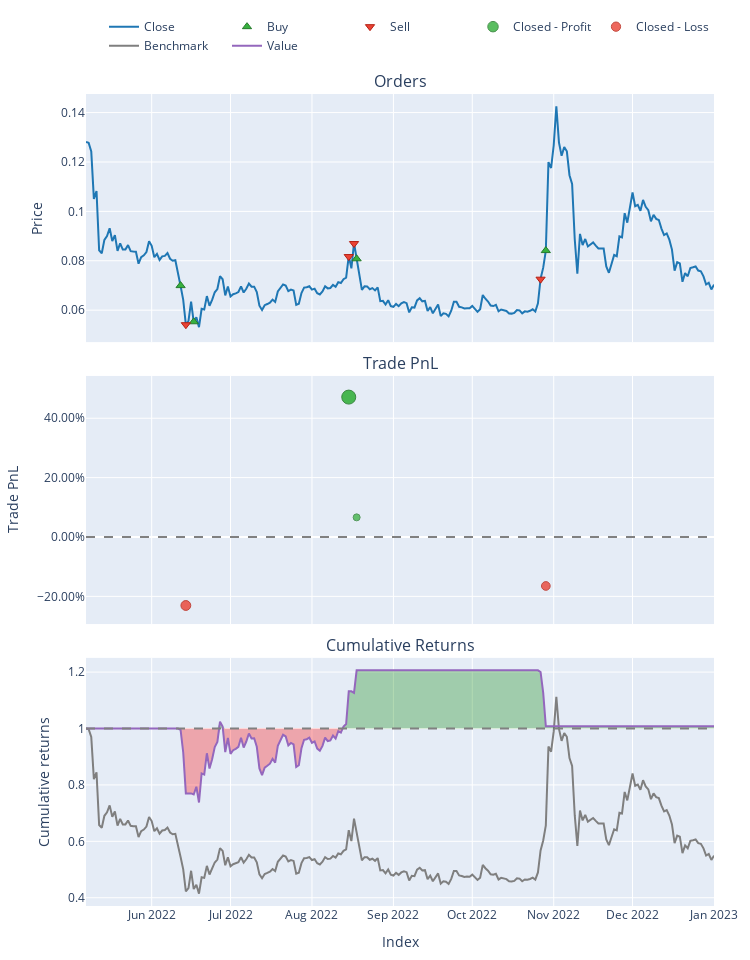

Notebook code cell kept with this figure:
### Code cell
port.plot().show()

### Figure 1 — Plotly figure (JSON) as saved in the notebook; plotly's stock layout.template omitted (floating-point values rounded to 4 significant figures; data arrays with more than 128 entries replaced by an {"elided": "..."} marker saying what was removed)
{"data": [{"legendgroup": "0", "line": {"color": "#1f77b4"}, "name": "Close", "showlegend": true, "type": "scatter", "uid": "1f4cba29-863b-4533-bccf-6239a3891d95", "x": {"elided": "241 str values"}, "xaxis": "x", "y": {"elided": "241 float values"}, "yaxis": "y"}, {"customdata": [[0, 142600.0, 24.94], [2, 138900.0, 19.2], [5, 129800.0, 26.22], [7, 165900.0, 34.88]], "hovertemplate": "Order Id: %{customdata[0]}<br>Timestamp: %{x}<br>Price: %{y}<br>Size: %{customdata[1]:.6f}<br>Fees: %{customdata[2]:.6f}", "legendgroup": "1", "marker": {"color": "#37B13F", "line": {"color": "rgb(38,123,44)", "width": 1}, "size": 8, "symbol": "triangle-up"}, "mode": "markers", "name": "Buy", "type": "scatter", "uid": "60caebf2-8540-49b7-85bd-f8a4cd44c6cb", "x": ["2022-06-12T00:00:00", "2022-06-17T00:00:00", "2022-08-18T00:00:00", "2022-10-29T00:00:00"], "xaxis": "x", "y": [0.06994, 0.0553, 0.0808, 0.08412], "yaxis": "y"}, {"customdata": [[1, 142600.0, 19.29], [3, 138900.0, 28.36], [4, 129800.0, 28.22], [6, 165900.0, 30.08]], "hovertemplate": "Order Id: %{customdata[0]}<br>Timestamp: %{x}<br>Price: %{y}<br>Size: %{customdata[1]:.6f}<br>Fees: %{customdata[2]:.6f}", "legendgroup": "2", "marker": {"color": "#EA4335", "line": {"color": "rgb(181,31,18)", "width": 1}, "size": 8, "symbol": "triangle-down"}, "mode": "markers", "name": "Sell", "type": "scatter", "uid": "8913fe69-9f7d-4ebf-96e0-207ae006af69", "x": ["2022-06-14T00:00:00", "2022-08-15T00:00:00", "2022-08-17T00:00:00", "2022-10-27T00:00:00"], "xaxis": "x", "y": [0.05412, 0.0817, 0.08697, 0.07255], "yaxis": "y"}, {"customdata": [[1, 1, 3618.0, 0.4712], [2, 2, 746.7, 0.06614]], "hovertemplate": "Exit Trade Id: %{customdata[0]}<br>Position Id: %{customdata[1]}<br>Exit Timestamp: %{x}<br>PnL: %{customdata[2]:.6f}<br>Return: %{customdata[3]:.2%}", "legendgroup": "3", "marker": {"color": "#37B13F", "line": {"color": "rgb(38,123,44)", "width": 1}, "opacity": [0.9, 0.75], "size": [14, 7], "symbol": "circle"}, "mode": "markers", "name": "Closed - Profit", "type": "scatter", "uid": "026e96e7-4192-4d7c-be80-6815ed6bb047", "x": ["2022-08-15T00:00:00", "2022-08-18T00:00:00"], "xaxis": "x2", "y": [0.4712, 0.06614], "yaxis": "y2"}, {"customdata": [[0, 0, -2301.0, -0.2307], [3, 3, -1985.0, -0.165]], "hovertemplate": "Exit Trade Id: %{customdata[0]}<br>Position Id: %{customdata[1]}<br>Exit Timestamp: %{x}<br>PnL: %{customdata[2]:.6f}<br>Return: %{customdata[3]:.2%}", "legendgroup": "4", "marker": {"color": "#EA4335", "line": {"color": "rgb(181,31,18)", "width": 1}, "opacity": [0.8109, 0.7866], "size": [9.844, 8.708], "symbol": "circle"}, "mode": "markers", "name": "Closed - Loss", "type": "scatter", "uid": "a012bf87-0c1c-4d83-b0cd-059d3dba2d10", "x": ["2022-06-14T00:00:00", "2022-10-29T00:00:00"], "xaxis": "x2", "y": [-0.2307, -0.165], "yaxis": "y2"}, {"legendgroup": "5", "line": {"color": "#7f7f7f"}, "name": "Benchmark", "showlegend": true, "type": "scatter", "uid": "1e0ac195-deeb-4b0a-8780-fca12733b35d", "x": {"elided": "241 str values"}, "xaxis": "x3", "y": {"elided": "241 float values"}, "yaxis": "y3"}, {"hoverinfo": "skip", "legendgroup": "6", "line": {"color": "rgba(0, 0, 0, 0)", "width": 0}, "opacity": 0, "showlegend": false, "type": "scatter", "uid": "6e51193a-8aeb-45e6-94d5-1cb1caf08042", "x": {"elided": "241 str values"}, "xaxis": "x3", "y": {"elided": "241 int values"}, "yaxis": "y3"}, {"connectgaps": false, "fill": "tonexty", "fillcolor": "rgba(0, 128, 0, 0.3)", "hoverinfo": "skip", "legendgroup": "6", "line": {"color": "rgba(0, 0, 0, 0)", "width": 0}, "opacity": 0, "showlegend": false, "type": "scatter", "uid": "85a0f9cb-b34a-4c78-9f66-994153ac17bc", "x": {"elided": "241 str values"}, "xaxis": "x3", "y": {"elided": "241 float values"}, "yaxis": "y3"}, {"hoverinfo": "skip", "legendgroup": "6", "line": {"color": "rgba(0, 0, 0, 0)", "width": 0}, "opacity": 0, "showlegend": false, "type": "scatter", "uid": "087b2f1a-c284-4ac9-852d-1130721f9ae3", "x": {"elided": "241 str values"}, "xaxis": "x3", "y": {"elided": "241 int values"}, "yaxis": "y3"}, {"connectgaps": false, "fill": "tonexty", "fillcolor": "rgba(255, 0, 0, 0.3)", "hoverinfo": "skip", "legendgroup": "6", "line": {"color": "rgba(0, 0, 0, 0)", "width": 0}, "opacity": 0, "showlegend": false, "type": "scatter", "uid": "d2f17544-5e90-4650-b02a-e3bd246f86cf", "x": {"elided": "241 str values"}, "xaxis": "x3", "y": {"elided": "241 float values"}, "yaxis": "y3"}, {"legendgroup": "7", "line": {"color": "#9467bd"}, "name": "Value", "showlegend": true, "type": "scatter", "uid": "aa935061-3c11-4cdc-a77e-6c75837b10c7", "x": {"elided": "241 str values"}, "xaxis": "x3", "y": {"elided": "241 float values"}, "yaxis": "y3"}, {"hoverinfo": "skip", "legendgroup": "6", "line": {"color": "rgba(0, 0, 0, 0)", "width": 0}, "opacity": 0, "showlegend": false, "type": "scatter", "uid": "2083d6bf-6e8a-4415-bdac-cc516ba3d769", "x": {"elided": "241 str values"}, "xaxis": "x3", "y": {"elided": "241 int values"}, "yaxis": "y3"}], "layout": {"annotations": [{"font": {"size": 16}, "showarrow": false, "text": "Orders", "x": 0.5, "xanchor": "center", "xref": "paper", "y": 1, "yanchor": "bottom", "yref": "paper"}, {"font": {"size": 16}, "showarrow": false, "text": "Trade PnL", "x": 0.5, "xanchor": "center", "xref": "paper", "y": 0.6528, "yanchor": "bottom", "yref": "paper"}, {"font": {"size": 16}, "showarrow": false, "text": "Cumulative Returns", "x": 0.5, "xanchor": "center", "xref": "paper", "y": 0.3056, "yanchor": "bottom", "yref": "paper"}], "height": 960, "legend": {"orientation": "h", "traceorder": "normal", "x": 1, "xanchor": "right", "y": 1.042, "yanchor": "bottom"}, "margin": {"b": 30, "l": 30, "r": 30, "t": 30}, "shapes": [{"line": {"color": "gray", "dash": "dash"}, "type": "line", "x0": 0, "x1": 1, "xref": "paper", "y0": 0, "y1": 0, "yref": "y2"}, {"line": {"color": "gray", "dash": "dash"}, "type": "line", "x0": 0, "x1": 1, "xref": "paper", "y0": 1, "y1": 1, "yref": "y3"}], "showlegend": true, "width": 750, "xaxis": {"anchor": "y", "domain": [0, 1], "matches": "x3", "showticklabels": false}, "xaxis2": {"anchor": "y2", "domain": [0, 1], "matches": "x3", "showticklabels": false}, "xaxis3": {"anchor": "y3", "domain": [0, 1], "title": {"text": "Index"}}, "yaxis": {"anchor": "x", "domain": [0.6944, 1], "title": {"text": "Price"}}, "yaxis2": {"anchor": "x2", "domain": [0.3472, 0.6528], "tickformat": ".2%", "title": {"text": "Trade PnL"}}, "yaxis3": {"anchor": "x3", "domain": [0, 0.3056], "title": {"text": "Cumulative returns"}}}}
